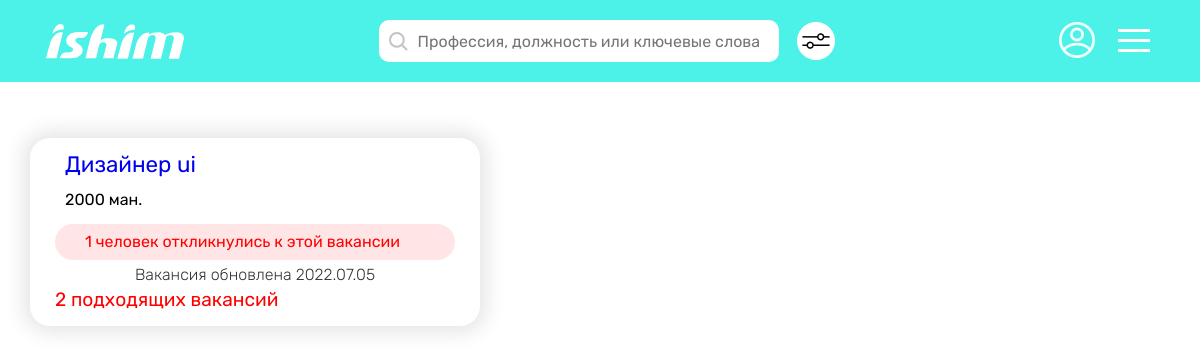
Page /search/cv (signed in) on the earlier database version.
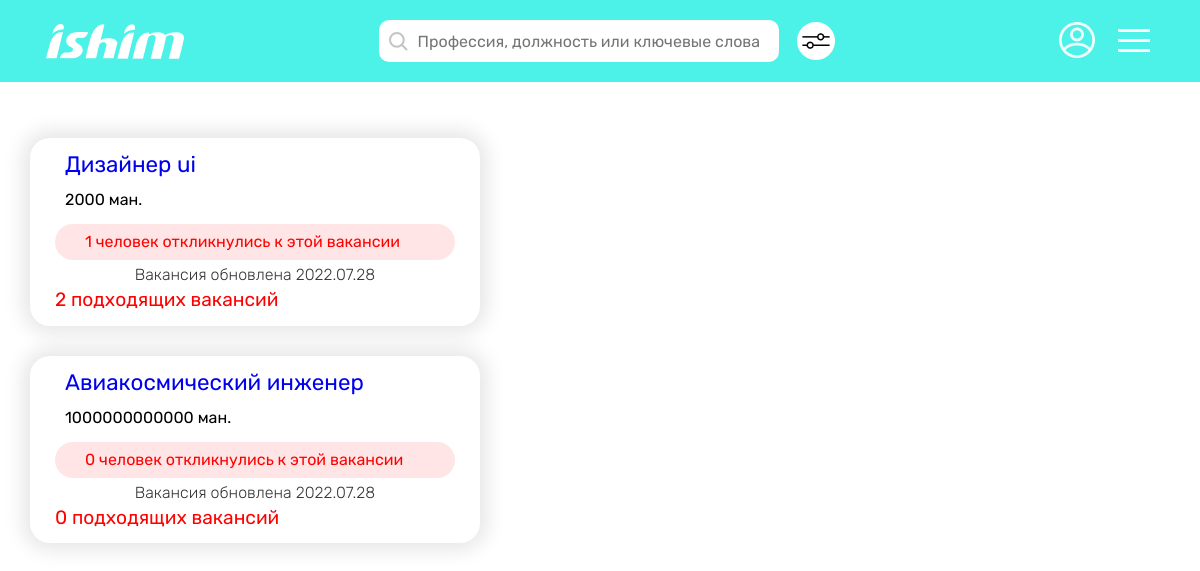
Same page on the later database version.
### employee/models.py (models this page shows, shortened)
class CV(models.Model):
    employee = models.ForeignKey(Employee, on_delete=models.CASCADE)
    first_name = models.CharField(max_length=65)
    last_name = models.CharField(max_length=65)
    birth_date = models.DateField()
    mobile_num = models.CharField(max_length=25)
    email = models.EmailField()
    registration = models.CharField(max_length=100)
    sex = models.CharField(max_length=65)
    position = models.CharField(max_length=65)
    sphere = models.CharField(max_length=100)
    min_salary = models.IntegerField()
    busyness = models.CharField(max_length=65, default='')
    work_graph = models.CharField(max_length=65)
    about = models.TextField()
    views = models.IntegerField(default=0)
    suitable_vacancies = models.ManyToManyField(Vacancy, blank=True)
    creation_date = models.DateTimeField(auto_now_add=True)

### search/views.py (the view)
# urls.py: path('cv', search_cv, name='search-cv-tm'),
@hirer_required
@login_required
def search_cv(request):
    try:
        position = dict(request.GET)['position'][0]
        if not position:
            position = dict(request.GET)['position'][1]
    except Exception:
        print('ERROR!')
        position = ''
    cvs = list(CV.objects.filter(
        position__contains=position)
    )
    context = {
        'cv_list': cvs,
    }
    context.update(get_footer())
    return render(request, 'search/search_cv_results.html', context)

### main/utils.py (called while the page is built)
def get_footer():
    data = {
        'cv_num': CV.objects.count(),
        'vacancy_num': Vacancy.objects.count(),
        'user_num': User.objects.count()
    }
    return data

### search/templates/search/search_cv_results.html (shortened to what this page needs)
{% extends "main/base.html" %}
{% load static %}
{% block content %}
      <div class="container__main pad-0 w-1920">
         {% include 'main/header_hirer.html' %}
         <div class="container__content">
            <div class="my__vac">
               {% for cv in cv_list %}
               <div class="my__vac__item">
                  <h2 class="my__vac__item__title"><a href="{% url 'cv-info' cv.id %}">{{ cv.position }}</a></h2>
                  <h3 class="my__vac__item__subtitle">{{ cv.min_salary }} ман.</h3>
                  <a href="" class="amount__resp">{{ cv.chosencv_set.count }} человек откликнулись к этой вакансии</a>
                  <span>Вакансия обновлена {{ cv.creation_date|date:"Y.m.d" }}</span>
                  <a href="{% url 'suitable-vacancies' cv.id %}" class="suitable__link">{{ cv.suitable_vacancies.count }} подходящих вакансий</a>
               </div>
               {% endfor %}
            </div>
         </div>
      </div>
{% endblock %}

Differences in the rows shown:
changed CV "Дизайнер ui": creation_date "2022.07.05" → "2022.07.28"
added CV: position "Авиакосмический инженер", min_salary "1000000000000", chosencv_set.count "0", creation_date "2022.07.28", suitable_vacancies.count "0"
